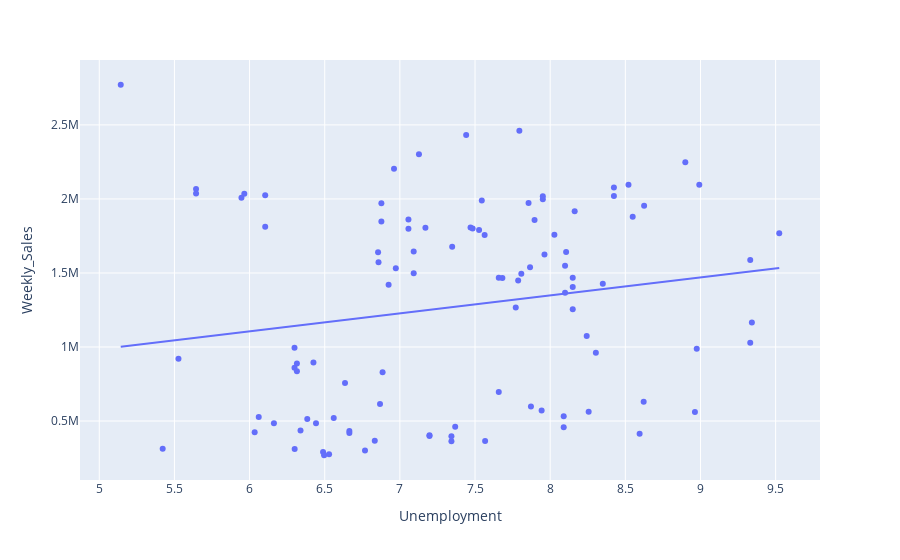

The notebook cell this image was saved under:
### Markdown cell above
- Relation négative modérée (cf pente)
   - Grande dispersion des points suggérant d'autres facteurs influents
   - Les ventes semblent plus volatiles aux températures moyennes

### Code cell
# graph de l'impact du taux de chomage sur les ventes
fig = px.scatter(df, x='Unemployment', y='Weekly_Sales', trendline='ols')
fig.show()
